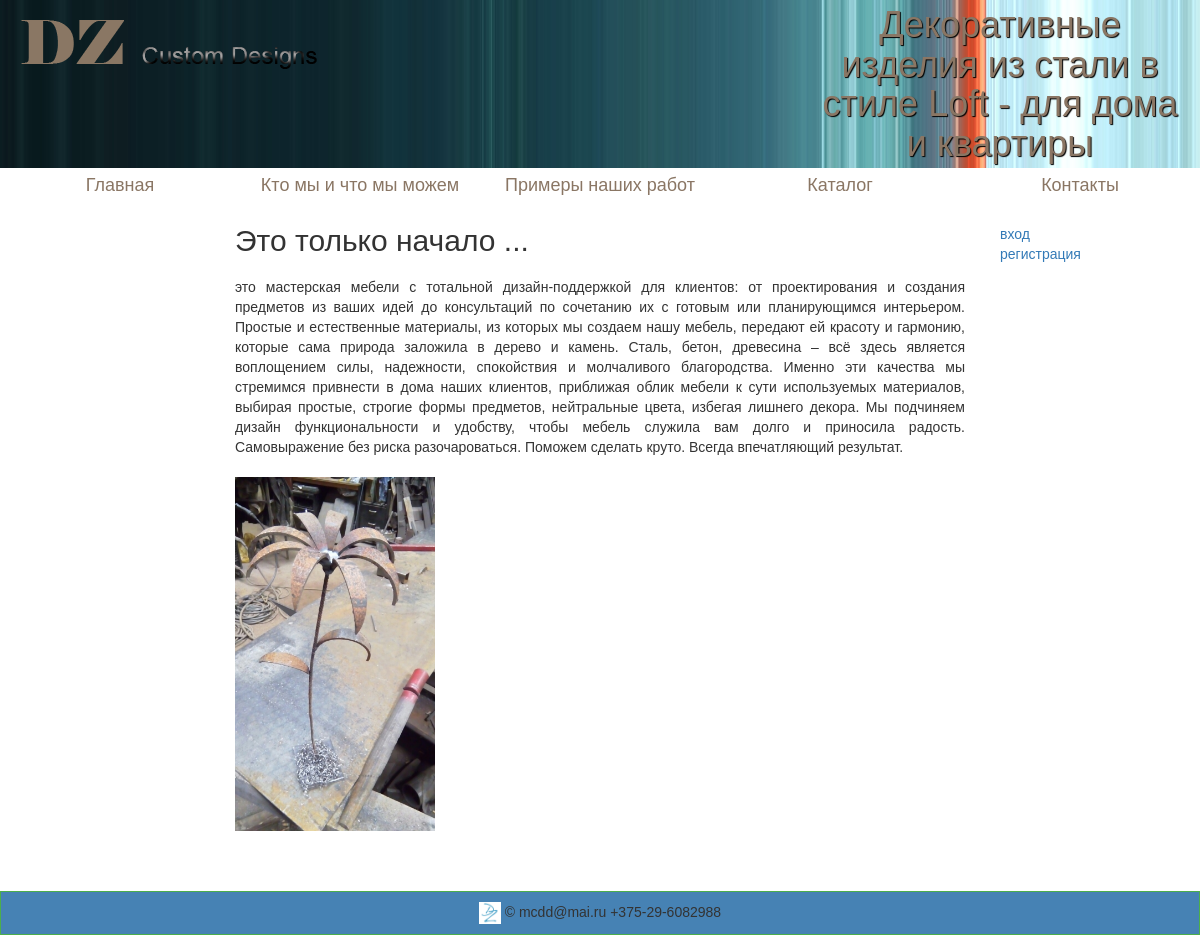
Before: / with the older database file.
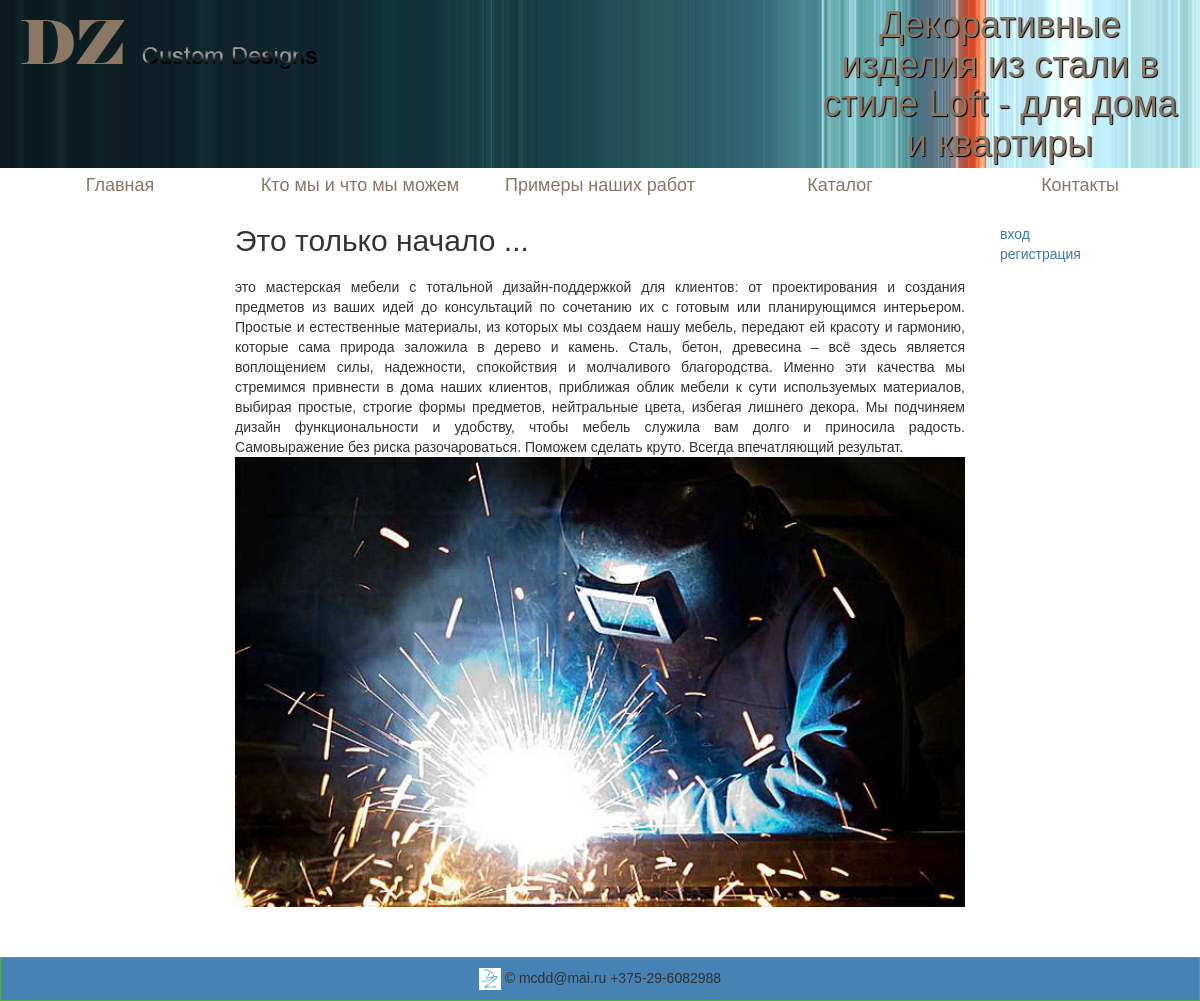
After: the same page with the newer database file.
### tables this page shows
CREATE TABLE IF NOT EXISTS `maintexts` (
  `id` int(11) NOT NULL,
  `name` tinytext NOT NULL,
  `body` text NOT NULL,
  `url` tinytext NOT NULL,
  `lang` enum('ru','eng') NOT NULL DEFAULT 'ru',
  `showhide` enum('show','hide') NOT NULL DEFAULT 'show',
  `putdate` date NOT NULL
);

### index.php (the view, shortened to what this page needs)
<?php require_once("templates/top.php");
if($_GET['url']){
	$_GET['url']=@ereg_replace("'", "", $_GET['url']);
	$_GET['url']=@ereg_replace('%', '', $_GET['url']);
	$_GET['url']=@ereg_replace('UNION', '', $_GET['url']);
	$_GET['url']=@ereg_replace('"', '', $_GET['url']);
	$_GET['url']=@ereg_replace('""', '', $_GET['url']);
	$file=$_GET['url'];
}else{
	$file='index';
}
$query="select*from maintexts where url='$file'";
$adr=mysqli_query($dbcnx, $query);
$str=mysqli_fetch_array($adr);
   ?>
			<h2 style="margin: 20px;"><?=$str['name']; ?></h2>
			<div class="content">
			<?=$str['body'];?>
			</div>
<?php require_once("templates/bottom.php");   ?>

Changed rows visible on the page:
changed maintexts "Это только начало ...": body: a different picture
